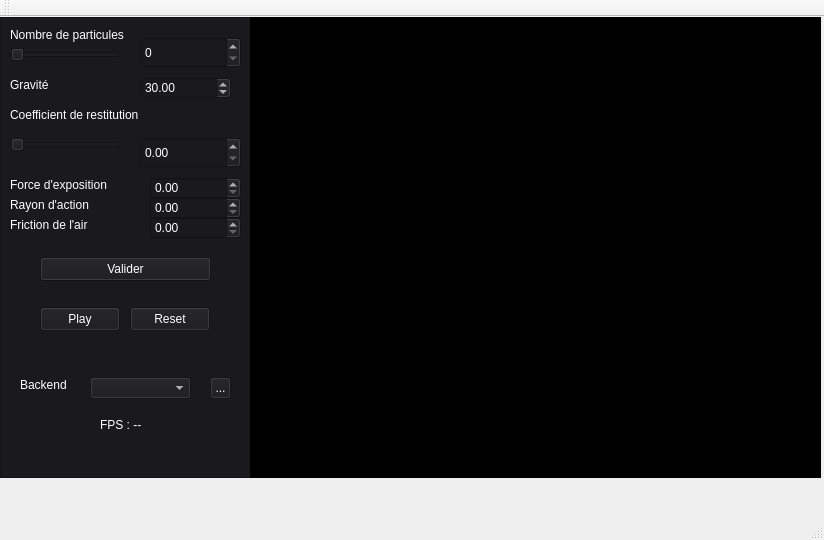
<?xml version="1.0" encoding="UTF-8"?>
<ui version="4.0">
 <class>projet_interfaceClass</class>
 <widget class="QMainWindow" name="projet_interfaceClass">
  <property name="geometry">
   <rect>
    <x>0</x>
    <y>0</y>
    <width>824</width>
    <height>540</height>
   </rect>
  </property>
  <property name="windowTitle">
   <string>projet_interface</string>
  </property>
  <widget class="QWidget" name="centralWidget">
   <property name="sizePolicy">
    <sizepolicy hsizetype="Expanding" vsizetype="Expanding">
     <horstretch>0</horstretch>
     <verstretch>0</verstretch>
    </sizepolicy>
   </property>
   <widget class="QFrame" name="frame">
    <property name="geometry">
     <rect>
      <x>0</x>
      <y>0</y>
      <width>251</width>
      <height>461</height>
     </rect>
    </property>
    <property name="sizePolicy">
     <sizepolicy hsizetype="Expanding" vsizetype="Expanding">
      <horstretch>0</horstretch>
      <verstretch>0</verstretch>
     </sizepolicy>
    </property>
    <property name="styleSheet">
     <string notr="true">background-color: #1a1a1d;
color: white;
</string>
    </property>
    <property name="frameShape">
     <enum>QFrame::Shape::StyledPanel</enum>
    </property>
    <property name="frameShadow">
     <enum>QFrame::Shadow::Raised</enum>
    </property>
    <widget class="QLabel" name="label">
     <property name="geometry">
      <rect>
       <x>10</x>
       <y>10</y>
       <width>121</width>
       <height>16</height>
      </rect>
     </property>
     <property name="text">
      <string>Nombre de particules</string>
     </property>
    </widget>
    <widget class="QSlider" name="slider_nbparticule">
     <property name="geometry">
      <rect>
       <x>10</x>
       <y>30</y>
       <width>111</width>
       <height>16</height>
      </rect>
     </property>
     <property name="maximum">
      <number>2000</number>
     </property>
     <property name="orientation">
      <enum>Qt::Orientation::Horizontal</enum>
     </property>
    </widget>
    <widget class="QLabel" name="label_gravite">
     <property name="geometry">
      <rect>
       <x>10</x>
       <y>60</y>
       <width>51</width>
       <height>16</height>
      </rect>
     </property>
     <property name="text">
      <string>Gravité</string>
     </property>
    </widget>
    <widget class="QSlider" name="slider_restitution">
     <property name="geometry">
      <rect>
       <x>10</x>
       <y>120</y>
       <width>111</width>
       <height>16</height>
      </rect>
     </property>
     <property name="maximum">
      <number>200</number>
     </property>
     <property name="orientation">
      <enum>Qt::Orientation::Horizontal</enum>
     </property>
    </widget>
    <widget class="QPushButton" name="pushButton">
     <property name="geometry">
      <rect>
       <x>40</x>
       <y>290</y>
       <width>80</width>
       <height>24</height>
      </rect>
     </property>
     <property name="text">
      <string>Play</string>
     </property>
    </widget>
    <widget class="QLabel" name="label_4">
     <property name="geometry">
      <rect>
       <x>10</x>
       <y>90</y>
       <width>131</width>
       <height>16</height>
      </rect>
     </property>
     <property name="text">
      <string>Coefficient de restitution</string>
     </property>
    </widget>
    <widget class="QLabel" name="label_5">
     <property name="geometry">
      <rect>
       <x>10</x>
       <y>160</y>
       <width>101</width>
       <height>16</height>
      </rect>
     </property>
     <property name="text">
      <string>Force d'exposition</string>
     </property>
    </widget>
    <widget class="QLabel" name="label_6">
     <property name="geometry">
      <rect>
       <x>10</x>
       <y>180</y>
       <width>101</width>
       <height>16</height>
      </rect>
     </property>
     <property name="text">
      <string>Rayon d'action</string>
     </property>
    </widget>
    <widget class="QLabel" name="label_7">
     <property name="geometry">
      <rect>
       <x>10</x>
       <y>200</y>
       <width>91</width>
       <height>16</height>
      </rect>
     </property>
     <property name="text">
      <string>Friction de l'air</string>
     </property>
    </widget>
    <widget class="QSpinBox" name="nb_particule">
     <property name="geometry">
      <rect>
       <x>140</x>
       <y>20</y>
       <width>101</width>
       <height>31</height>
      </rect>
     </property>
    </widget>
    <widget class="QDoubleSpinBox" name="restitution">
     <property name="geometry">
      <rect>
       <x>140</x>
       <y>120</y>
       <width>101</width>
       <height>31</height>
      </rect>
     </property>
    </widget>
    <widget class="QDoubleSpinBox" name="doubleSpinBox">
     <property name="geometry">
      <rect>
       <x>150</x>
       <y>160</y>
       <width>91</width>
       <height>22</height>
      </rect>
     </property>
    </widget>
    <widget class="QDoubleSpinBox" name="doubleSpinBox_2">
     <property name="geometry">
      <rect>
       <x>150</x>
       <y>180</y>
       <width>91</width>
       <height>22</height>
      </rect>
     </property>
    </widget>
    <widget class="QDoubleSpinBox" name="doubleSpinBox_3">
     <property name="geometry">
      <rect>
       <x>150</x>
       <y>200</y>
       <width>91</width>
       <height>22</height>
      </rect>
     </property>
    </widget>
    <widget class="QPushButton" name="btn_reset">
     <property name="geometry">
      <rect>
       <x>130</x>
       <y>290</y>
       <width>80</width>
       <height>24</height>
      </rect>
     </property>
     <property name="text">
      <string>Reset</string>
     </property>
    </widget>
    <widget class="QPushButton" name="btn_set">
     <property name="geometry">
      <rect>
       <x>40</x>
       <y>240</y>
       <width>171</width>
       <height>24</height>
      </rect>
     </property>
     <property name="text">
      <string>Valider</string>
     </property>
    </widget>
    <widget class="QDoubleSpinBox" name="spin_gravite">
     <property name="geometry">
      <rect>
       <x>140</x>
       <y>60</y>
       <width>91</width>
       <height>22</height>
      </rect>
     </property>
     <property name="maximum">
      <double>150.990000000000009</double>
     </property>
     <property name="singleStep">
      <double>1.000000000000000</double>
     </property>
     <property name="value">
      <double>30.000000000000000</double>
     </property>
    </widget>
    <widget class="QLabel" name="label_fps">
     <property name="geometry">
      <rect>
       <x>100</x>
       <y>400</y>
       <width>49</width>
       <height>16</height>
      </rect>
     </property>
     <property name="text">
      <string>FPS : --</string>
     </property>
    </widget>
    <widget class="QLabel" name="label_2">
     <property name="geometry">
      <rect>
       <x>20</x>
       <y>360</y>
       <width>49</width>
       <height>16</height>
      </rect>
     </property>
     <property name="text">
      <string>Backend :</string>
     </property>
    </widget>
    <widget class="QComboBox" name="combo_backend">
     <property name="geometry">
      <rect>
       <x>90</x>
       <y>360</y>
       <width>101</width>
       <height>22</height>
      </rect>
     </property>
    </widget>
    <widget class="QToolButton" name="toolButtonEffects">
     <property name="geometry">
      <rect>
       <x>210</x>
       <y>360</y>
       <width>21</width>
       <height>22</height>
      </rect>
     </property>
     <property name="text">
      <string>...</string>
     </property>
     <property name="popupMode">
      <enum>QToolButton::ToolButtonPopupMode::InstantPopup</enum>
     </property>
    </widget>
   </widget>
   <widget class="QWidget" name="widget" native="true">
    <property name="geometry">
     <rect>
      <x>250</x>
      <y>0</y>
      <width>571</width>
      <height>461</height>
     </rect>
    </property>
    <property name="sizePolicy">
     <sizepolicy hsizetype="Expanding" vsizetype="Expanding">
      <horstretch>0</horstretch>
      <verstretch>0</verstretch>
     </sizepolicy>
    </property>
    <property name="styleSheet">
     <string notr="true">background-color: black;
</string>
    </property>
   </widget>
  </widget>
  <widget class="QMenuBar" name="menuBar">
   <property name="geometry">
    <rect>
     <x>0</x>
     <y>0</y>
     <width>824</width>
     <height>22</height>
    </rect>
   </property>
  </widget>
  <widget class="QToolBar" name="mainToolBar">
   <attribute name="toolBarArea">
    <enum>TopToolBarArea</enum>
   </attribute>
   <attribute name="toolBarBreak">
    <bool>false</bool>
   </attribute>
  </widget>
  <widget class="QStatusBar" name="statusBar"/>
 </widget>
 <layoutdefault spacing="6" margin="11"/>
 <resources>
  <include location="projet_interface.qrc"/>
 </resources>
 <connections/>
</ui>
